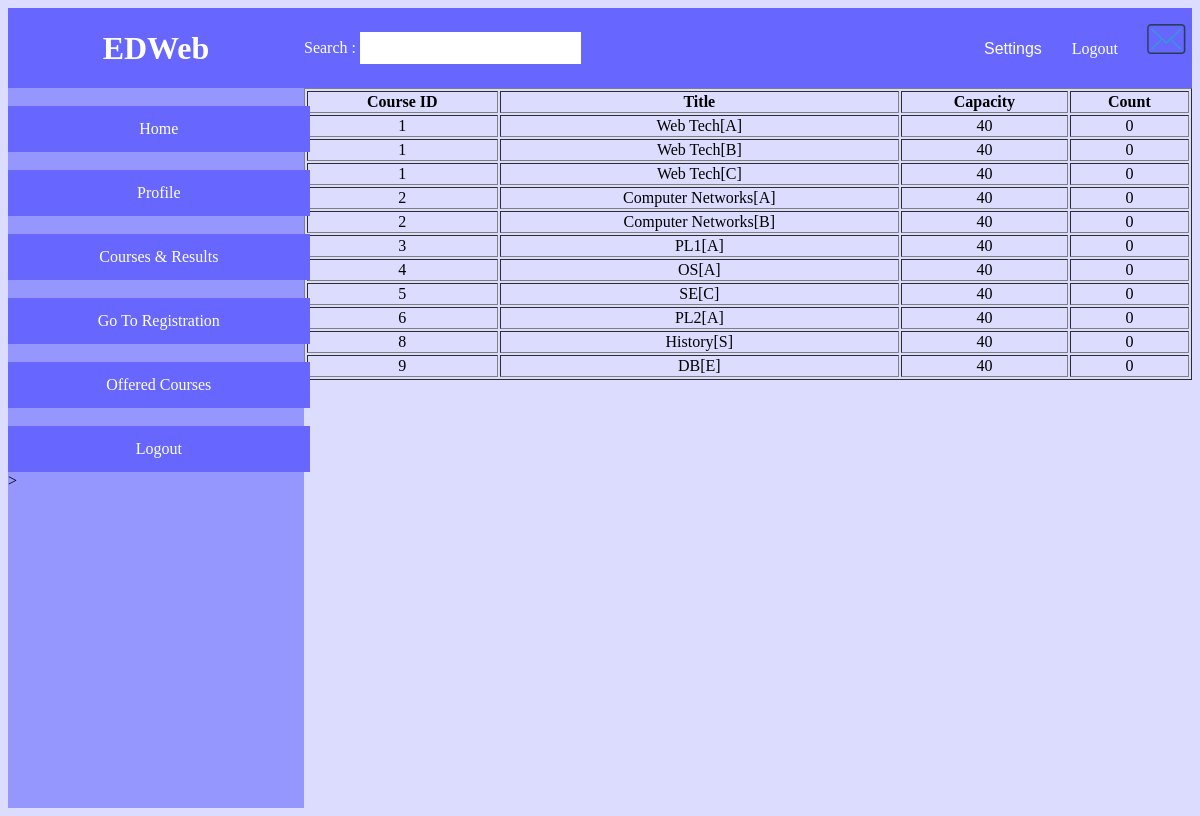
Screenshot of /app/offeredcourses.php (signed in) with the database file from the repository.
### tables this page shows
CREATE TABLE `sections` (
  `course_id` int(11) NOT NULL,
  `section` varchar(3) NOT NULL,
  `capacity` int(11) NOT NULL DEFAULT '40',
  `count` int(11) NOT NULL
);

CREATE TABLE `courses` (
  `course_id` int(11) NOT NULL,
  `course_name` varchar(50) NOT NULL
);

### data/data_access.php (called while the page is built, shortened)
<?php
    $host="localhost";
    $user="root";
    $pass="";
    $dbname="wt_project";
    function executeSQL($sql){
        global $host, $user, $pass, $dbname;
        $conn=mysqli_connect($host, $user, $pass, $dbname);
        $result = mysqli_query($conn, $sql);
        return $result;
    }
?>

### data/person_data_access.php (called while the page is built, shortened)
<?php require_once "data_access.php"; ?>
<?php
	function getofferedcourses_db()
	{
		$query="
SELECT sections.course_id,sections.section,sections.capacity,sections.count, courses.course_name
FROM sections , courses
where sections.course_id=courses.course_id";
$result=executeSQL($query);
		return $result;
	}
?>

### service/person_service.php (called while the page is built, shortened)
<?php require_once "../data/person_data_access.php"; ?>
<?php
	function   getofferedcourses()
	{
		return    getofferedcourses_db();
	}
?>

### app/offeredcourses.php (the view, shortened to what this page needs)
<?php require_once "../service/person_service.php"; ?>
<?php
	$id=$_SESSION['id'];
			if($_SESSION['type']!='student')
		$cnr='teacherregistration.php';
	else
		$cnr='userregistration.php';
?>
<!DOCTYPE html>
<html>
<head>
<link rel="stylesheet" type="text/css" href="styler.css">
</head>
<body style="background-color:rgb(220,220,255);">
	<table border=0 cellpadding="0" width=100% cellspacing="0" >
		<tr style="height:10vh; color:white; background-color:rgb(103, 103, 255);">
	<td align=center  ><h1><strong>EDWeb</strong></h1></td>
	<td align='left' >
	<div class="dropdown">
 Search : <input class="dropbtn" id='textbox' onkeyup="sugfunction()" >
</div>
</td>
<td >
	<div style="float: right;" >
	 <div class="settingsdown">
  <button class="settingsbtn">Settings</button>
</div>
<a id='logout' href='logout.php' style="color:white;">Logout</a>
<a href='inbox.php'><img border="0" alt="W3Schools" src="inbox.png" width="45" height="30"></a>
	</div>
	</td>
</tr>
		<tr >
		<td width='25%'  style="height:70vh; background-color: rgb(150,150,255)" >
<div id='navtable'>
<a id='nav' href="userfeed.php"> Home </a> </br>
</br><a id='nav' href="userprofile.php?var_id=<?=$id?>"> Profile </a></br>
</br><a id='nav' href="<?=$cnr?>">Courses & Results</a> </br>
</br><a id='nav' href='gotoregis.php'>Go To Registration</a> </br>
</br><a id='nav' href="offeredcourses.php">Offered Courses</a> </br>
</br><a id='nav' href='logout.php?oid=""'>Logout</a> >
</div>
</td>
		<td width='75%' colspan=2 style="height: 70vh;" valign="top">
		<table width=100% border=1>
		<tr>
		<th>Course ID</th>
		<th>Title</th>
		<th>Capacity</th>
		<th>Count</th>
		</tr>
		<?php $result=getofferedcourses();
		while($row=mysqli_fetch_assoc($result))
		{
		echo "<tr align='center'>";
		echo '<td>'.$row['course_id'].'</td>';
		echo '<td>'.$row['course_name'].'['.$row['section'].']</td>';
		echo '<td>'.$row['capacity'].'</td>';
		echo '<td>'.$row['count'].'</td>';
		echo "</tr>";
		}
		?>
		</table>
		</td>
				</tr>
	</table>
</body>
</html>

### app/styler.css (style rules this page uses)
#navtable { width: 100%; height: 90vh; }
.dropbtn { background-color: white; color: black; padding: 7px; font-size: 16px; border: none; cursor: pointer; }
.dropdown { position: relative; display: inline-block; }
.settingsbtn { background-color: rgb(103,103,255); color: white; padding: 1px; font-size: 16px; border: none; cursor: pointer; }
.settingsdown { position: relative; display: inline-block; }
#nav { color:white; width: 85%; }
#nav:link { background-color: rgb(103,103,255); color:white; padding: 14px 25px; text-align: center; text-decoration: none; display: inline-block; }
#logout { color:white; }
#logout:link { background-color: rgb(103,103,255); color:white; padding: 14px 25px; text-align: center; text-decoration: none; display: inline-block; }

### rows the page displays
sections: course "1", courses.course_name "Web Tech", section "A", capacity "40", count "0"
sections: course "1", courses.course_name "Web Tech", section "B", capacity "40", count "0"
sections: course "1", courses.course_name "Web Tech", section "C", capacity "40", count "0"
sections: course "2", courses.course_name "Computer Networks", section "A", capacity "40", count "0"
sections: course "2", courses.course_name "Computer Networks", section "B", capacity "40", count "0"
sections: course "3", courses.course_name "PL1", section "A", capacity "40", count "0"
sections: course "4", courses.course_name "OS", section "A", capacity "40", count "0"
sections: course "5", courses.course_name "SE", section "C", capacity "40", count "0"
sections: course "6", courses.course_name "PL2", section "A", capacity "40", count "0"
sections: course "8", courses.course_name "History", section "S", capacity "40", count "0"
sections: course "9", courses.course_name "DB", section "E", capacity "40", count "0"
